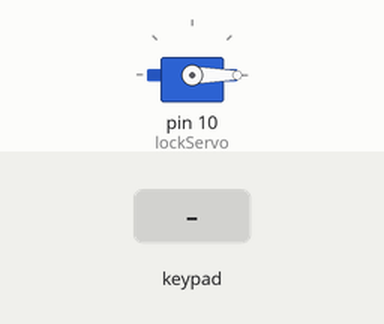
Simulated run of this sketch. Board: Arduino Uno, built with avr-gcc and run on an emulated ATmega328P. Shown: servo. The test bench sets the inputs (shaded band).

Above: at 1.2 s.
1.3 s: keypad keys 1 2 3 4 # pressed 0.4 s apart
At 3.8 s:
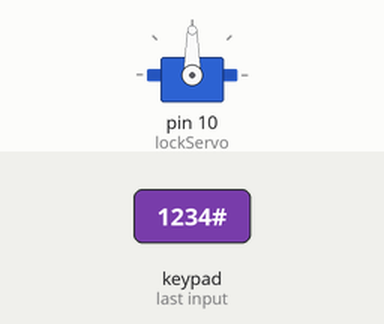
Timing chart, 0 to 7.4 s (numbered marks = the images above; inputs shaded):
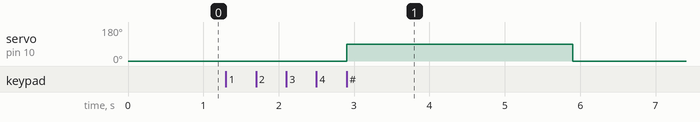

Measured:
- after the input at 1.3 s, servo on pin 10 (lockServo): 0° → 90° after 1.6 s, → 0° 3.0 s later

The sketch:

keypad_door_lock.ino
```cpp
// Arduino Keypad Password Door Lock
#include <Keypad.h>
#include <Servo.h>

const byte ROWS = 4;
const byte COLS = 4;
char keys[ROWS][COLS] = {
  {'1','2','3','A'}, {'4','5','6','B'}, {'7','8','9','C'}, {'*','0','#','D'}
};
byte rowPins[ROWS] = {9, 8, 7, 6};
byte colPins[COLS] = {5, 4, 3, 2};

Keypad keypad = Keypad(makeKeymap(keys), rowPins, colPins, ROWS, COLS);
Servo lockServo;
String secretCode = "1234";
String inputCode = "";

void setup() {
  lockServo.attach(10);
  lockServo.write(0); // Locked
}

void loop() {
  char key = keypad.getKey();
  if (key) {
    if (key == '#') {
      if (inputCode == secretCode) {
        lockServo.write(90); // Unlock
        delay(3000);
        lockServo.write(0);  // Lock
      }
      inputCode = "";
    } else {
      inputCode += key;
    }
  }
}
```
